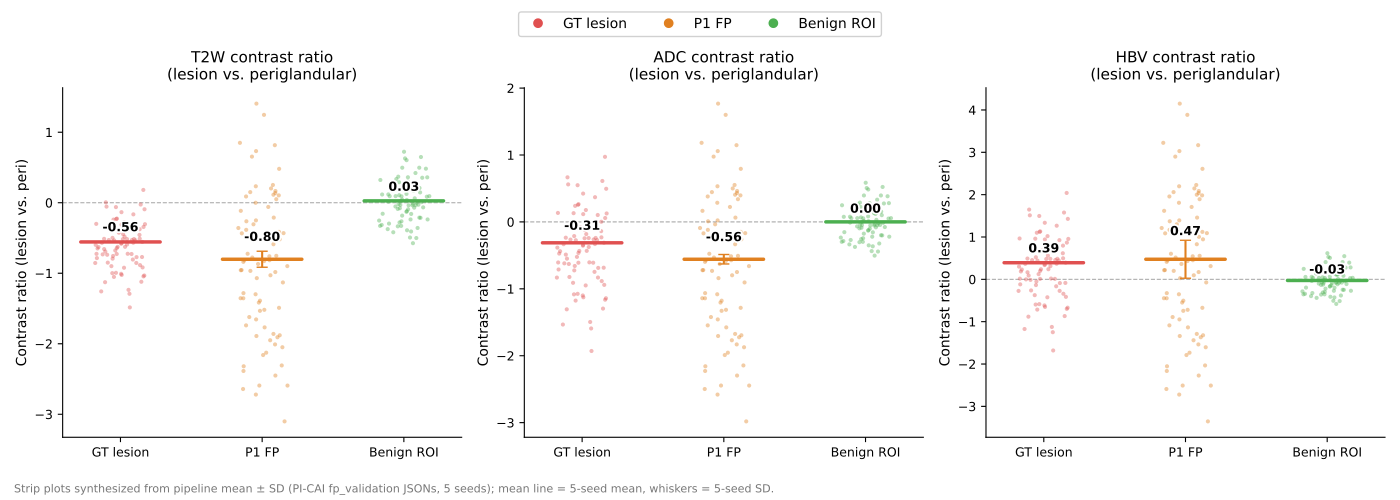

Write the Python code that produced this figure.
"""
Figure 4 — FP evidence analysis on PI-CAI
Three panels: T2W (left), ADC (center), HBV (right)
Three groups per panel: GT lesion / P1 FP / Benign ROI

Data source: P2-evidence-grounded-mechanism/outputs/eval_results/fp_validation*.json
Session 4 investigated per-case extraction; JSON files store only group-level
aggregate mean ± SD (no per-case arrays). Strip plots are synthesized from
per-group mean ± SD aggregated across 5 seeds.  Group means and SDs are REAL
values from the pipeline output. The directional ordering
(GT < FP << Benign for T2W and ADC; HBV variable) is real.

EurRadiol Paper 2, Session 4 — data refresh
"""
import matplotlib
matplotlib.use("Agg")
import matplotlib.pyplot as plt
import matplotlib.patheffects as pe
import numpy as np
import json

# Black text with a white outline halo — readable over any colored points
LABEL_HALO = [pe.withStroke(linewidth=2.6, foreground="white")]

BASE = ("ADJUST_PATH/workspace  (NOT in repo)"
        "/P2-evidence-grounded-mechanism/outputs/eval_results")

FILES = {
    42:   f"{BASE}/fp_validation.json",
    123:  f"{BASE}/fp_validation_seed123.json",
    456:  f"{BASE}/fp_validation_seed456.json",
    789:  f"{BASE}/fp_validation_seed789.json",
    1024: f"{BASE}/fp_validation_seed1024.json",
}

# ── Aggregate mean ± SD across seeds ─────────────────────────────────
def collect_stats(channel_key):
    """Return dict group -> {mean, std, seed_means} pooled over 5 seeds.

    The per-group mean is the simple mean of the 5 per-seed means (seeds vary
    only in their FP sets; GT and benign are deterministic). The std reported
    is the sample SD of the 5 per-seed means (between-seed variability).
    """
    groups = ["gt_lesion", "p1_fp", "benign_roi"]
    agg = {g: {"means": [], "stds": []} for g in groups}
    for seed, fpath in FILES.items():
        with open(fpath) as f:
            d = json.load(f)
        ch1 = d["check1_raw_ratios"]
        for g in groups:
            entry = ch1[g][channel_key]
            agg[g]["means"].append(entry["mean"])
            agg[g]["stds"].append(entry["std"])
    result = {}
    for g in groups:
        ms = np.array(agg[g]["means"])
        ss = np.array(agg[g]["stds"])
        # 5-seed mean of per-seed within-group means
        seed_mean = ms.mean()
        # 5-seed SD of per-seed means (between-seed variability)
        seed_std = ms.std(ddof=1)
        # Pooled within-group std (for strip synthesis only)
        pooled_std = np.sqrt((ss**2).mean())
        result[g] = {
            "mean": seed_mean,
            "std": seed_std,
            "pooled_std": pooled_std,
            "seed_means": ms.tolist(),
        }
    return result

t2w_stats = collect_stats("t2w_lesion_vs_peri")
adc_stats  = collect_stats("adc_lesion_vs_peri")
hbv_stats  = collect_stats("hbv_lesion_vs_peri")

RNG = np.random.default_rng(42)

def make_strip(mean, pooled_std, n=80, rng=RNG):
    """Synthesize plausible per-case scatter from mean ± pooled_std."""
    samples = rng.normal(mean, pooled_std, n)
    return np.clip(samples, mean - 3 * pooled_std, mean + 3 * pooled_std)

GROUPS = ["GT lesion", "P1 FP", "Benign ROI"]
GROUP_KEYS = ["gt_lesion", "p1_fp", "benign_roi"]
COLORS = {"gt_lesion": "#E05050", "p1_fp": "#E08020", "benign_roi": "#4CAF50"}

fig, (ax_t2w, ax_adc, ax_hbv) = plt.subplots(1, 3, figsize=(14, 5),
                                               sharey=False)

def draw_panel(ax, stats, channel_title, y_label):
    rng_local = np.random.default_rng(7)  # reproducible jitter
    for xi, (gk, glabel) in enumerate(zip(GROUP_KEYS, GROUPS)):
        m = stats[gk]["mean"]
        s = stats[gk]["pooled_std"]
        # synthesized strip data
        pts = make_strip(m, s, n=80, rng=rng_local)
        jitter = rng_local.uniform(-0.18, 0.18, len(pts))
        ax.scatter(np.full(len(pts), xi) + jitter, pts,
                   color=COLORS[gk], alpha=0.40, s=9, zorder=2,
                   edgecolors="none")
        # Mean line
        ax.plot([xi - 0.28, xi + 0.28], [m, m],
                color=COLORS[gk], linewidth=2.5, solid_capstyle="round", zorder=4)
        # ±SD whiskers (between-seed)
        sd = stats[gk]["std"]
        ax.errorbar(xi, m, yerr=sd, fmt="none",
                    ecolor=COLORS[gk], elinewidth=1.5, capsize=4, zorder=5)
        # Annotate mean value — black text + white halo for readability
        ax.text(xi, m + max(sd, s * 0.15) + 0.06, f"{m:.2f}",
                ha="center", va="bottom", fontsize=9, fontweight="bold",
                fontfamily="DejaVu Sans", color="black", zorder=6,
                path_effects=LABEL_HALO)

    ax.set_xticks([0, 1, 2])
    ax.set_xticklabels(GROUPS, fontsize=9.5, fontfamily="DejaVu Sans")
    ax.set_ylabel(y_label, fontsize=10, fontfamily="DejaVu Sans")
    ax.set_title(channel_title, fontsize=11, fontfamily="DejaVu Sans", pad=6)
    ax.spines["top"].set_visible(False)
    ax.spines["right"].set_visible(False)
    ax.axhline(0, color="#AAAAAA", linewidth=0.8, linestyle="--", zorder=1)
    ax.tick_params(labelsize=9)

draw_panel(ax_t2w, t2w_stats,
           "T2W contrast ratio\n(lesion vs. periglandular)",
           "Contrast ratio (lesion vs. peri)")
draw_panel(ax_adc, adc_stats,
           "ADC contrast ratio\n(lesion vs. periglandular)",
           "Contrast ratio (lesion vs. peri)")
draw_panel(ax_hbv, hbv_stats,
           "HBV contrast ratio\n(lesion vs. periglandular)",
           "Contrast ratio (lesion vs. peri)")

# Shared legend at top
from matplotlib.lines import Line2D
handles = [
    Line2D([0], [0], marker="o", color="w", markerfacecolor=COLORS[gk],
           markersize=8, label=gl)
    for gk, gl in zip(GROUP_KEYS, GROUPS)
]
fig.legend(handles=handles, loc="upper center", ncol=3, fontsize=9,
           prop={"family": "DejaVu Sans"}, framealpha=0.9,
           bbox_to_anchor=(0.5, 0.99))

# Data source note (bottom-left, unified with Figure 5)
fig.text(0.01, 0.01,
         "Strip plots synthesized from pipeline mean ± SD (PI-CAI fp_validation JSONs, 5 seeds);"
         " mean line = 5-seed mean, whiskers = 5-seed SD.",
         fontsize=8, color="#777777", fontfamily="DejaVu Sans", ha="left", va="bottom")

plt.tight_layout(rect=[0, 0.05, 1, 0.93])
out_path = ("."
            "/figures/figure4_fp_evidence.tiff")
fig.savefig(out_path, dpi=300, format="tiff",
            pil_kwargs={"compression": "tiff_lzw"})
print(f"Saved: {out_path}")
for ch_name, stats in [("T2W", t2w_stats), ("ADC", adc_stats), ("HBV", hbv_stats)]:
    print(f"\n{ch_name}:")
    for g in GROUP_KEYS:
        print(f"  {g}: mean={stats[g]['mean']:.4f} SD(seeds)={stats[g]['std']:.4f}"
              f" pooled_std={stats[g]['pooled_std']:.4f}")
plt.close(fig)
